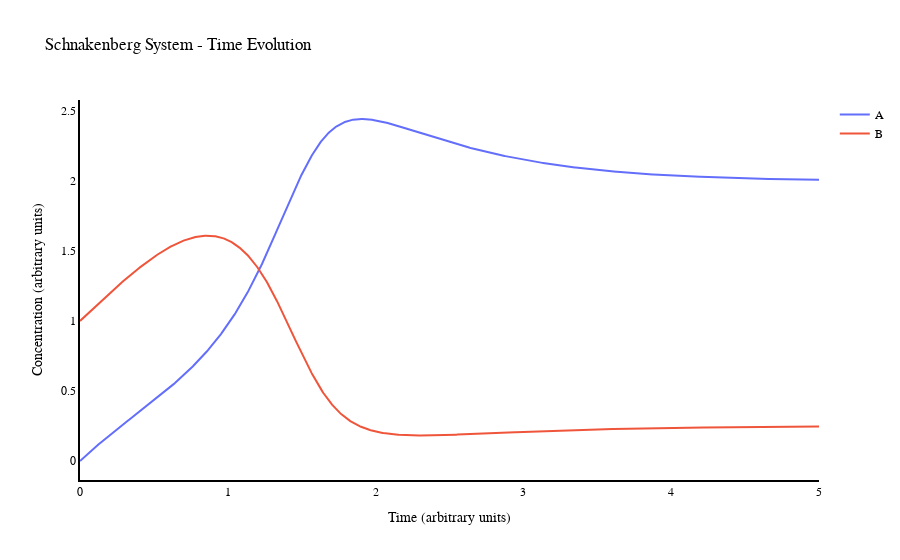

Source (notebook cell):
### Code cell
import plotly.graph_objects as go
from plotly.graph_objects import Layout

# Set layout with background color you want (rgba values)
layout = Layout(plot_bgcolor='rgba(0,0,0,0)')

# Use that layout here
fig = go.Figure(layout=layout)
fig.add_trace(go.Scatter(
    x=t_values, y=state_values[0], name='A'
))
fig.add_trace(go.Scatter(
    x=t_values, y=state_values[1], name='B'
))

fig.update_layout(title='Schnakenberg System - Time Evolution',
                  yaxis_title = 'Concentration (arbitrary units)',
                  xaxis_title ='Time (arbitrary units)',
                  font=dict(family="Arial", size=12, color="Black"))
 

# Change grid color and axis colors
fig.update_xaxes(showline=True, linewidth=2, linecolor='black')#, gridcolor='Black
fig.update_yaxes(showline=True, linewidth=2, linecolor='black')#, gridcolor='Black
fig.show()

### Figure 1 — Plotly figure (JSON) as saved in the notebook; plotly's stock layout.template omitted (floating-point values rounded to 4 significant figures; data arrays with more than 128 entries replaced by an {"elided": "..."} marker saying what was removed)
{"data": [{"name": "A", "type": "scatter", "x": {"elided": "1000 float values"}, "y": {"elided": "1000 float values"}}, {"name": "B", "type": "scatter", "x": {"elided": "1000 float values"}, "y": {"elided": "1000 float values"}}], "layout": {"font": {"color": "Black", "family": "Arial", "size": 12}, "plot_bgcolor": "rgba(0,0,0,0)", "title": {"text": "Schnakenberg System - Time Evolution"}, "xaxis": {"linecolor": "black", "linewidth": 2, "showline": true, "title": {"text": "Time (arbitrary units)"}}, "yaxis": {"linecolor": "black", "linewidth": 2, "showline": true, "title": {"text": "Concentration (arbitrary units)"}}}}
